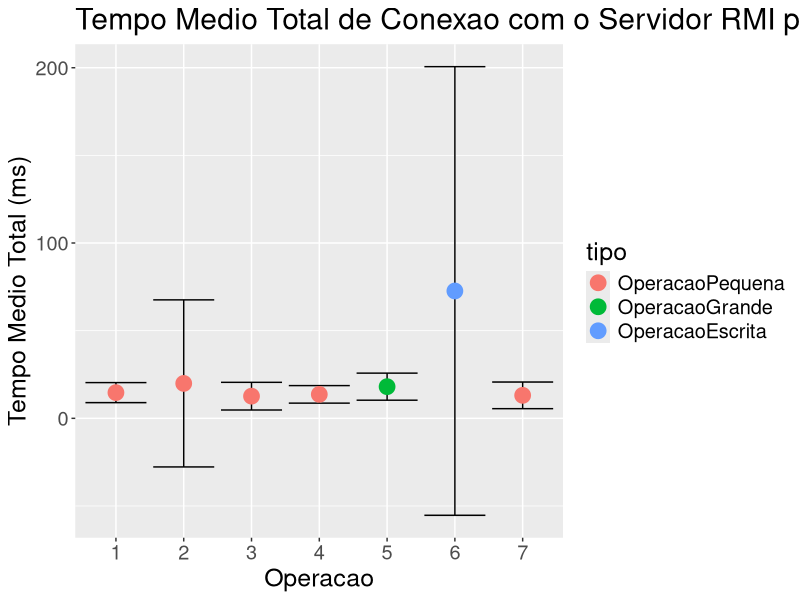
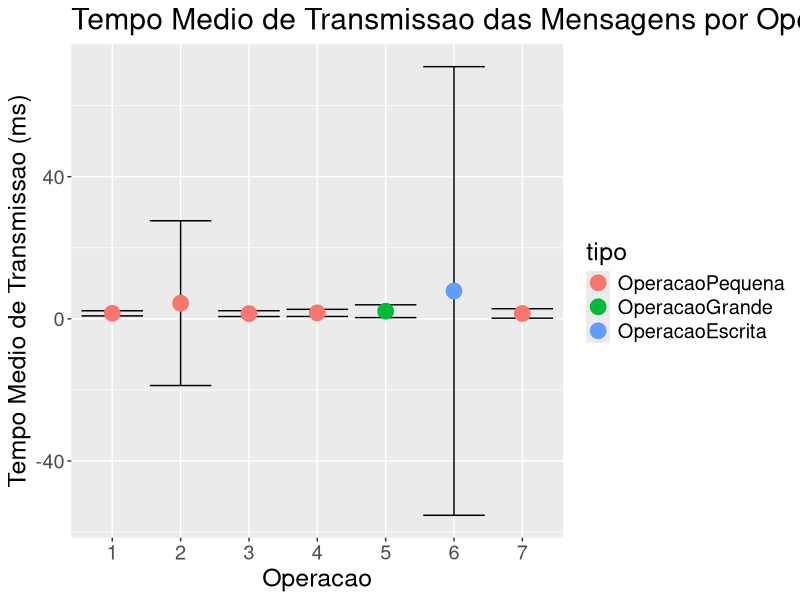

Recreate these plots in R, in order.
# MC833 Projeto 3
# **** Grupo: 
# * Cristina Freitas Bazzano 135368
# * Flavio Altinier Maximiano da Silva 135749

### Graficos que sintetizam o tempo de execucao de servidor locadora com um cliente em LAN
library(ggplot2)
library(reshape)

# Leitura dos tempos de cada operacao no cliente
t1 <- read.table("results/clientTime1.txt", sep = " ", col.names = c("tempoTotal"))
t2 <- read.table("results/clientTime2.txt", sep = " ", col.names = c("tempoTotal"))
t3 <- read.table("results/clientTime3.txt", sep = " ", col.names = c("tempoTotal"))
t4 <- read.table("results/clientTime4.txt", sep = " ", col.names = c("tempoTotal"))
t5 <- read.table("results/clientTime5.txt", sep = " ", col.names = c("tempoTotal"))
t6 <- read.table("results/clientTime6.txt", sep = " ", col.names = c("tempoTotal"))
t7 <- read.table("results/clientTime7.txt", sep = " ", col.names = c("tempoTotal"))

# Tipo de cada uma das 7 operacoes
op_tipo <- factor(c("OperacaoPequena", "OperacaoPequena", "OperacaoPequena", "OperacaoPequena", "OperacaoGrande", "OperacaoEscrita", "OperacaoPequena"), levels = c("OperacaoPequena", "OperacaoGrande", "OperacaoEscrita"))

# Pega o tempo total de cada operacao e calcula a media e o desvio de cada uma
tc_total <- data.frame("1" = t1$tempoTotal/1000000, "2" = t2$tempoTotal/1000000, "3" = t3$tempoTotal/1000000, "4" = t4$tempoTotal/1000000, "5"=t5$tempoTotal/1000000, "6"=t6$tempoTotal/1000000, "7"=t7$tempoTotal/1000000, check.names = FALSE)
top_total <- melt(tc_total)
t_means <- tapply(top_total$value, top_total$variable, mean)
t_sds <- tapply(top_total$value, top_total$variable, sd)*2
# Variavel final com tempo medio total por operacao, desvio padrao de cada uma e o tipo de operacao
top_mean <- data.frame(tempoMedioTotal = t_means, desvio = t_sds, tipo = op_tipo)

# plota um grafico do tempo medio total de coneccao com o servidor por operacao e salva em um png  
png(file = "resultadosTempoTotal.png", bg = "transparent", width = 960, height = 640)
g_total <- ggplot(data=top_mean, aes(x = rownames(top_mean), y = tempoMedioTotal, colour = tipo)) + 
    geom_errorbar(data = top_mean, aes(ymin = tempoMedioTotal - desvio, ymax = tempoMedioTotal + desvio), colour = "black") +
    geom_point(fill = "white", size = 5) +
    labs(title = "Tempo Medio Total de Conexao com o Servidor RMI por Operacao", x = "Operacao", y = "Tempo Medio Total (ms)") +
    theme(text = element_text(size=18))
print(g_total)
dev.off() 

#leitura dos tempos do servidor
st1 <- read.table("results/serverTime1.txt", sep = " ", col.names = "tempoTransmissao")
st2 <- read.table("results/serverTime2.txt", sep = " ", col.names = "tempoTransmissao")
st3 <- read.table("results/serverTime3.txt", sep = " ", col.names = "tempoTransmissao")
st4 <- read.table("results/serverTime4.txt", sep = " ", col.names = "tempoTransmissao")
st5 <- read.table("results/serverTime5.txt", sep = " ", col.names = "tempoTransmissao")
st6 <- read.table("results/serverTime6.txt", sep = " ", col.names = "tempoTransmissao")
st7 <- read.table("results/serverTime7.txt", sep = " ", col.names = "tempoTransmissao")

# pega o tempo de transmissao do servidor e o tempo de transmissao do cliente, subtrai os dois para obter o tempo total de transmissao
ts_transmissao <- data.frame("1" = st1$tempoTransmissao/1000000, "2" = st2$tempoTransmissao/1000000, "3" = st3$tempoTransmissao/1000000, "4" = st4$tempoTransmissao/1000000, "5"=st5$tempoTransmissao/1000000, "6"=st6$tempoTransmissao/1000000, "7"=st7$tempoTransmissao/1000000, check.names = FALSE)
ttrans_total <- (tc_total - ts_transmissao)/2

# Calcula a media e o desvio padrao da transmissao de cada operacao
ttrans_total <- melt(ttrans_total)
ttrans_means <- tapply(ttrans_total$value, ttrans_total$variable, mean)
ttrans_sds <- tapply(ttrans_total$value, ttrans_total$variable, sd)*2
# variavel final com tempo medio de transmissao por operacao, desvio padrao de cada uma e o tipo de operacao
ttrans_total_mean <- data.frame(tempoTransmissao = ttrans_means, desvio = ttrans_sds, tipo = op_tipo)

# plota um grafico do tempo medio de transmissao de dados por operacao e salva em um png  
png(file = "resultadosTempoTransmissao.png", bg = "transparent", width = 960, height = 640)
g_total <- ggplot(data=ttrans_total_mean, aes(x = rownames(ttrans_total_mean), y = tempoTransmissao, colour = tipo)) + 
    geom_errorbar(data = ttrans_total_mean, aes(ymin = tempoTransmissao - desvio, ymax = tempoTransmissao + desvio), colour = "black") +
    geom_point(fill = "white", size = 5) +
    labs(title = "Tempo Medio de Transmissao das Mensagens por Operacao", x = "Operacao", y = "Tempo Medio de Transmissao (ms)") +
    theme(text = element_text(size=18))
print(g_total)
dev.off()  
